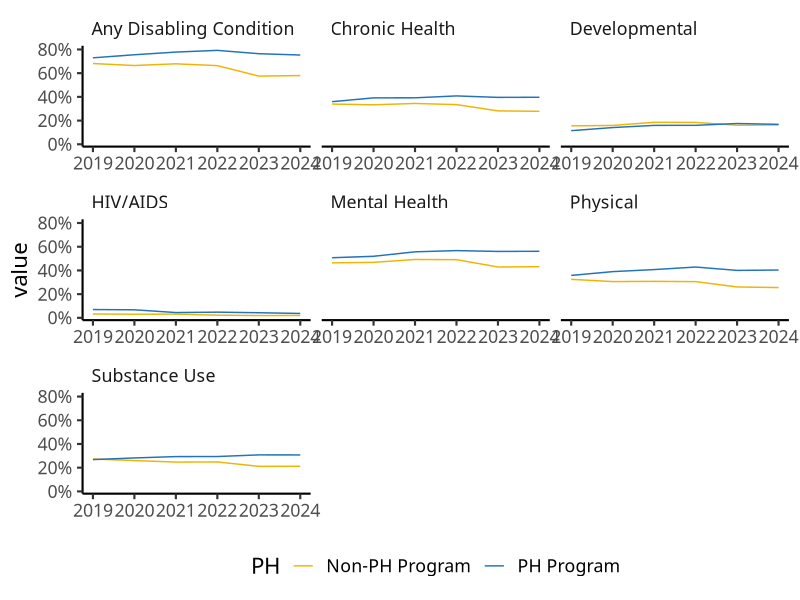
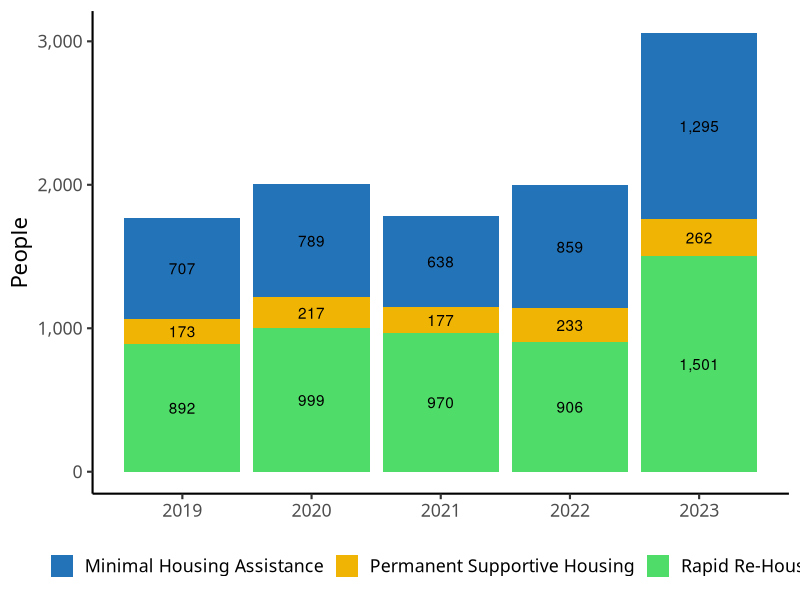

R code for these plots, in order:
## ---- chunk 1
library(tidyverse)
library(scales)
## ---- chunk 2
echo_blue <- "#2373b9"
echo_yellow <- "#f0b405"
echo_green <- "#50dc69"
## ---- chunk 3
theme_echo <- function() {
  theme_classic(
    base_size = 16,
    base_family = "Lora"
  ) +
    theme(
      legend.position = "bottom",
      strip.background = element_rect(color = "transparent"),
      strip.text = element_text(hjust = 0),
      axis.title.x = element_blank()
    )
}

theme_set(theme_echo())
## ---- chunk 4
#| fig-height: 8
program_types_disabilities <-
  read_csv("data-raw/PH_Programs_with_Disabilities.csv")

program_types_disabilities |>
  ggplot(
    aes(
      x = Year,
      y = value,
      color = PH
    )
  ) +
  scale_color_manual(
    values = c(
      "PH Program" = echo_blue,
      "Non-PH Program" = echo_yellow
    )
  ) +
  scale_y_continuous(
    labels = percent_format()
  ) +
  geom_line() +
  facet_wrap(vars(name), scale = "free_x")
## ---- chunk 5
housing_moves <-
  read_csv("data-raw/housing_moves.csv") |>
  mutate(people_formatted = comma(people))
## ---- chunk 6
housing_moves |>
  ggplot(
    aes(
      x = year,
      y = people,
      fill = program,
      label = people_formatted
    )
  ) +
  geom_col() +
  geom_text(
    position = position_stack(
      vjust = 0.5
    )
  ) +
  scale_y_continuous(
    labels = comma_format()
  ) +
  scale_fill_manual(
    values = c(
      "Minimal Housing Assistance" = echo_blue,
      "Permanent Supportive Housing" = echo_yellow,
      "Rapid Re-Housing" = echo_green
    )
  ) +
  labs(
    y = "People",
    x = NULL,
    fill = NULL
  )
## ---- chunk 7
